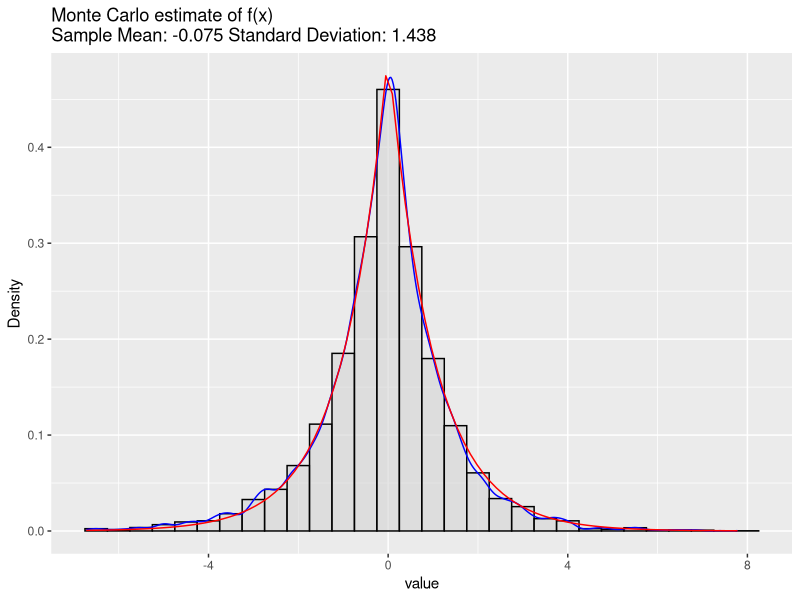
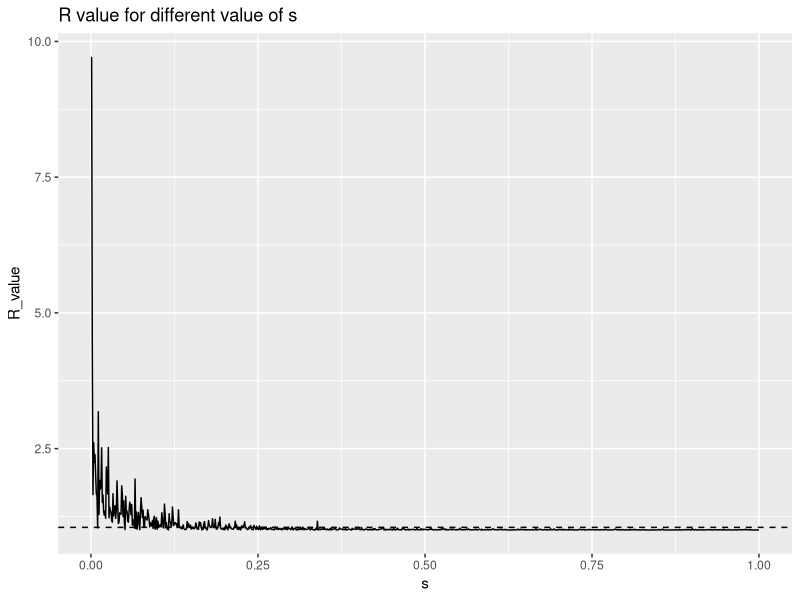

Write the R code that produced these figures, in order.
## ---- chunk 1
knitr::opts_chunk$set(echo = TRUE)
## ---- chunk 2
library(ggplot2)
## ---- chunk 3
f <- function(x) {
    # define Probability density function
    return(0.5 * exp(-abs(x)))
}
## ---- chunk 4
rwm_sample <- function(x, s, N) {
    # function to generate N random variables using Metroplis-Hastings Algorithm
    # x = initial value for x
    # s = standard deviation
    # N = number of trials

    # Our initial value for the algorithm
    previous_number <- x
    sample <- c() # empty vector to store values
    for (i in 1:N) {
        # Draw random number in a normal distribution with previous number as mean and sd of s
        new_number <- rnorm(1, previous_number, s)
        # compute log ratio of PDFs
        log_ratio <- log(f(new_number)) - log(f(previous_number))
        # draw random number in uniform distribution
        u <- runif(1, 0, 1)
        # if log u is lower than log ratio, keep the new number in the sample, else use the previous number
        if (log(u) < log_ratio) {
            sample[i] <- new_number
        } else {
            sample[i] <- previous_number
        }
        # set current number as the new previous number of the next iteration
        previous_number <- sample[i]
    }
    return(sample)
}
## ---- chunk 5
set.seed(1)

sample <- rwm_sample(0, 1, 10000)

# Look at the first 10 instances
print(sample[1:10])

# check the length
print(length(sample))
## ---- chunk 6
# Sample mean and standard deviation
sample_mean <- mean(sample)
sample_sd <- sd(sample)

# Create a data frame for ggplot
sample_df <- data.frame(value = sample)

# Combined histogram and density plot
ggplot(data = sample_df, aes(x = value)) +
  geom_histogram(aes(y = after_stat(density)), bins = 30, fill = "lightgray", color = "black", alpha = 0.6) + 
  geom_density(color = "blue") +
  stat_function(fun = f, color = "red") +
  labs(
    y = "Density",
    title = paste("Monte Carlo estimate of f(x)\nSample Mean:",
                  round(sample_mean, 3), "Standard Deviation:",
                  round(sample_sd, 3))
  )

## ---- chunk 7
chain_samples <- function(x, s, N) {
    # function to generate a matrix storing J amount of chains using Random Walk Metropolis algorithm.
    # x = a list of initial values for each chain generation process.
    # s = standard deviation of RWM number generating algorithm.
    # N = size of each chain.

    # empty vector which is used to store all values from the samples
    chains <- c()
    for (i in 1:length(x)) {
        # store the generated vector in a temporary vector first
        temp_vector <- rwm_sample(x[i], s, N)
        # append the temp vector into the chains vector
        chains <- append(chains, temp_vector)
    }
    # format the whole chains vector into a matrix, with J amount of columns, each column represents a chain.
    chains <- matrix(chains, byrow = FALSE, ncol = length(x))
    return(chains)
}
## ---- chunk 8
set.seed(1)
x1 <- runif(1)
x2 <- runif(1)
x3 <- runif(1)
x4 <- runif(1)

chains <- chain_samples(c(x1,x2,x3,x4), 
                        s=0.001,
                        N=2000)

# look at first 10 values of the chains
chains[1:10,]
## ---- chunk 9
within_sample <- function(chains) {
    # function to compute within sample mean and variance and store it in a matrix.

    stats_vector <- c()
    # for each sample in the chain, compute its variance, append into a vector
    for (i in 1:dim(chains)[2])# 2nd dimension of matrix (ncol).
      { 
        mean <- mean(chains[, i])
        variance <- var(chains[, i])
        # store the stats in a temp
        temp_vector <- c(mean, variance)
        # append into the stats_vector
        stats_vector <- append(stats_vector, temp_vector)
    }
    # format the whole vector into a matrix, with J amount of columns, each column represents a chain.
    within_sample <- matrix(stats_vector, byrow = FALSE, ncol = dim(chains)[2])
    rownames(within_sample) <- c("mean", "variance")
    return(within_sample)
}

## ---- chunk 10
mean(matrix(chains[,1:4],byrow = TRUE))

print(within_sample(chains))
mean(chains[, 1])
var(chains[, 1])
## ---- chunk 11
R_value <- function(chains) {
    # function to compute R value for one chain
  
    # using the function defined earlier to get the within sample stats
    within_stats <- within_sample(chains)

    ## Overall within sample variance
    # compute sum of within sample variance
    sum_variance <- sum(within_stats[2,])
    # overall within sample variance = sum of within sample variance / number of samples
    overall_w_var <- sum_variance / dim(chains)[2]

    ## Overall within sample mean
    # compute sum of within sample mean
    sum_mean <- sum(within_stats[1,])
    # overall within sample mean = sum of within sample mean / number of samples
    overall_w_mean <- sum_mean / dim(chains)[2]

    ## Between sample variance
    # compute sum of (individual sample mean - overall within sample mean)^2
    between_sumsquared <- 0
    for (i in 1:dim(chains)[2]) {
        temp_sumsquared <- (within_stats[1, i] - overall_w_mean)^2
        # sum the sum of squares one by one
        between_sumsquared <- between_sumsquared + temp_sumsquared
    }
    # sum of squared variance / number of samples
    between_variance <- between_sumsquared / dim(chains)[2]
    #print(between_variance)
    
    ## R Value
    # sqrt(between var + overall within var/ overall within var)
    R_value <- sqrt((between_variance + overall_w_var) / overall_w_var)
    # remove the original name of the vector
    #names(R_value) <- NULL
    
    #print(paste('between',between_variance,'overall_w',overall_w_var))
    return(as.numeric(R_value))
}
## ---- chunk 12
set.seed(1)
chains1 <- chain_samples(x = c(x1,x2,x3,x4), s = 0.001, N = 2000)

print(R_value(chains1))
## ---- chunk 13
set.seed(10)
x1 <- runif(1)
x2 <- runif(1)
x3 <- runif(1)
x4 <- runif(1)
# Generate 1000 equally spaced values from 0.001 to 1
s <- seq(0.001, 1, length.out = 1000)

# print initial values
print(paste(x1,x2,x3,x4))

# Initialize a empty vector to store the R Values
R_values <- c()

for (sd in s) {
    chains <- chain_samples(x = c(x1,x2,x3,x4), s = sd, N = 2000)
    # temp variable
    temp_R <- R_value(chains)
    # append temp into R_values vector
    R_values <- append(R_values, temp_R)
}
# print first 10 R values
print(R_values[1:10])
## ---- chunk 14
R_value_df <- data.frame(R_value = R_values, s = s)

ggplot(R_value_df, aes(x = s, y = R_value)) +
    geom_line() +
    geom_hline(aes(yintercept = 1.05), linetype = "dashed")+
    labs(title = "R value for different value of s")
